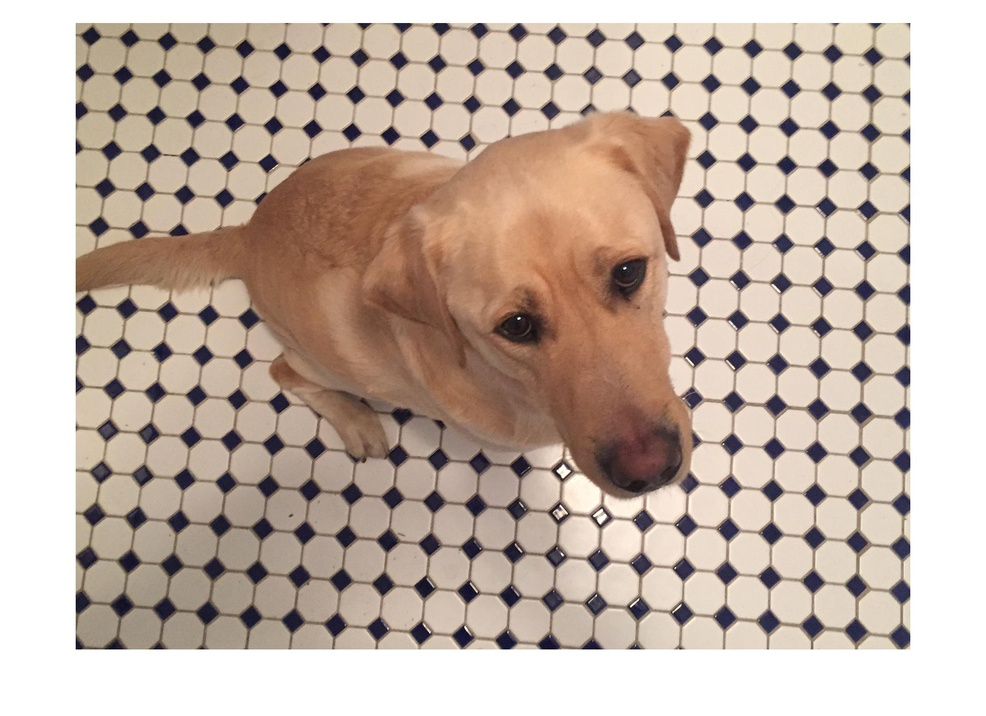
%> input picture q3/kobi.jpg, 986 x 716 px, shrunk from 1928 x 1399 before the run, given in place of kobi.png, which was not available
$ octave segmentacaoAgrupamento.m   (GNU Octave 9; MATLAB toolbox functions it lacks are replaced by stand-ins)
%> lines starting %> are read from the running program, lines starting %| are printed output that depends on the picture; in (x1, y1, x2, y2) boxes, pixels count from 0 and x2, y2 are one past the last pixel; in counts of white or black regions, pixels touching at a corner belong together; the program's own positions count from 1; pictures that were not available may be replaced by others from this repository, and a replacement may not be noted
he = uint8(imread('kobi.png'));
%> he is the input picture: size 716x986x3 uint8; mean R, G, B 195.3, 178.3, 166.5
figure,imshow(he);
cform = makecform('srgb2lab');
lab_he = applycform(he,cform);
%> lab_he: size 716x986x3 uint8; mean of channels 1, 2, 3 186.5, 133.5, 136.7
ab = double(lab_he(:,:,2:3));
nrows = size(ab,1);
%> nrows = 716
ncols = size(ab,2);
%> ncols = 986
ab = reshape(ab,nrows*ncols,2);
nColors = 3;
[cluster_idx,cluster_center] = kmeans(ab,nColors,'distance','sqEuclidean','Replicates',3);
%> cluster_center = [129.4 126.2; 144.9 150.8; 132.3 139.1]
pixel_labels = reshape(cluster_idx,nrows,ncols);
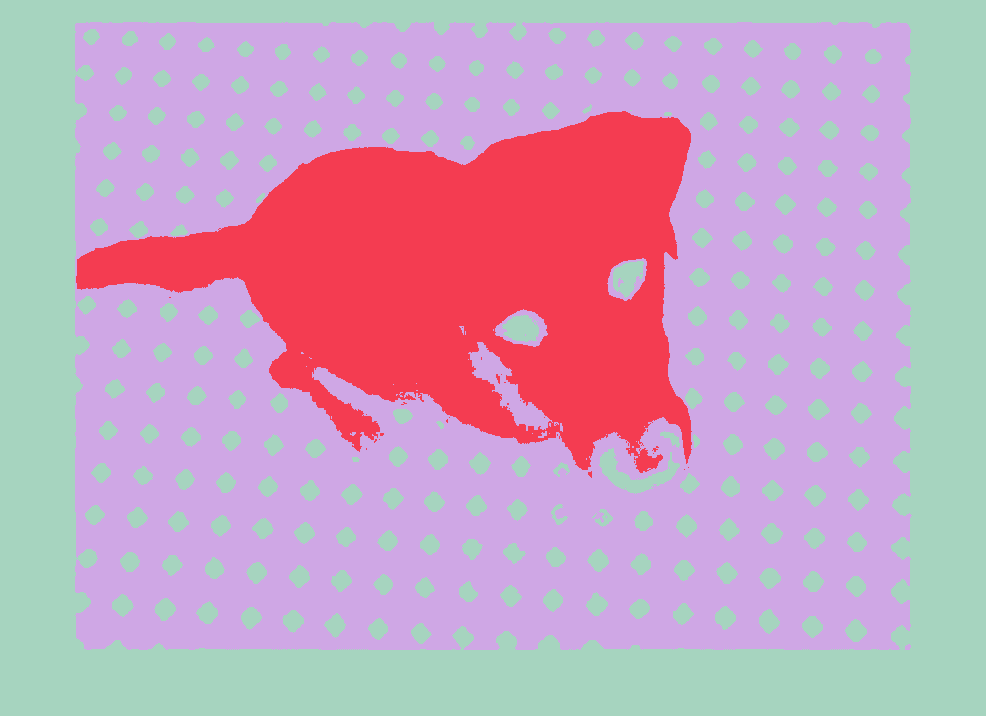
%> pixel_labels: size 716x986 double; 3 distinct labels, from 1 to 3; one colour per label, 0 black
figure,imshow(pixel_labels,[]),title('imagem rotulada pelo indice do agrupamento');
segmented_images = cell(1,3);
rgb_label = repmat(pixel_labels,[1 1 3]);
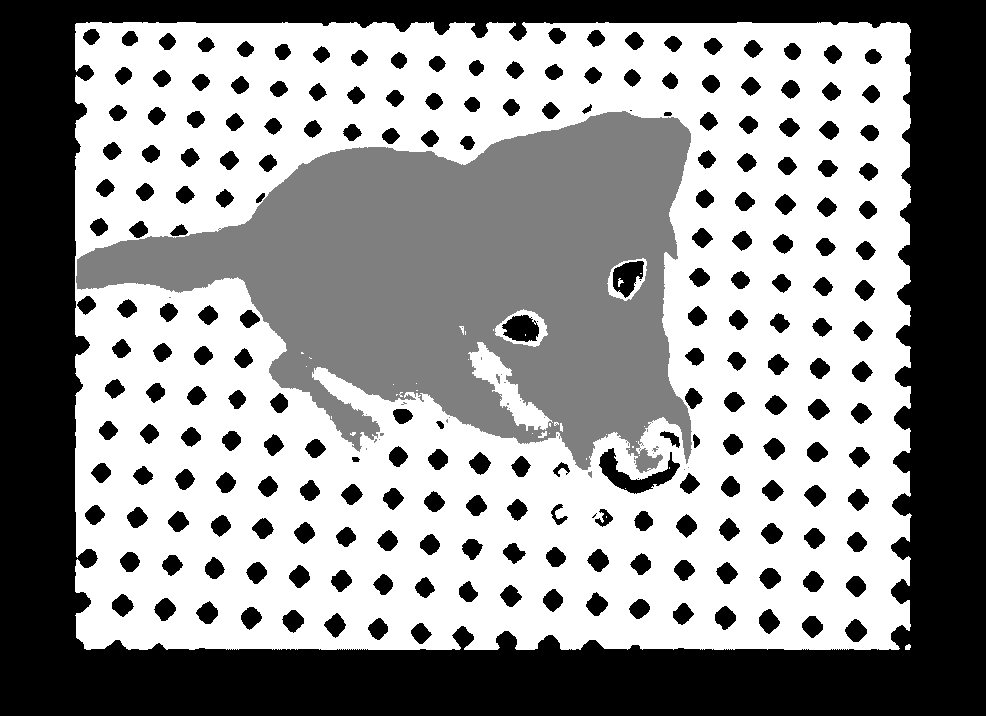
%> rgb_label: size 716x986x3 double; min 1, max 3, mean 2.15; drawn with min black and max white
for k=1:nColors
    color = he;
    color(rgb_label ~= k) = 0;
    segmented_images{k} = color;
    txt = ['objetos no agrupamento ', num2str(k)];
    figure,imshow(segmented_images{k}),title(txt);
end
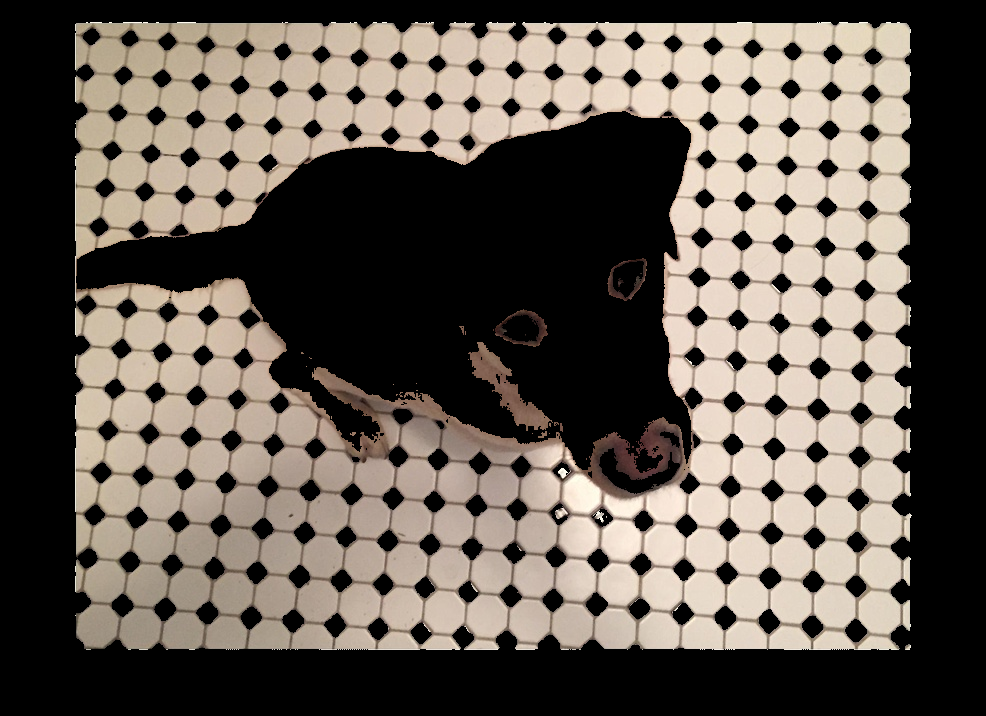
%> color: size 716x986x3 uint8; mean R, G, B 97.2, 88.8, 80.4
%> after the loop, segmented_images = 3 items

he = imread('cap.jpg');
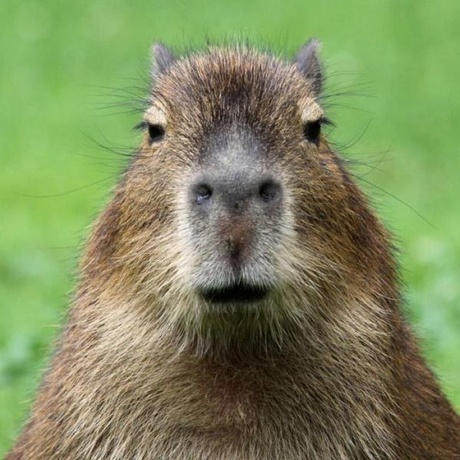
%> input picture q3/cap.jpg, 460 x 460 px, shrunk from 900 x 900 before the run
%> he is the input picture: size 460x460x3 uint8; mean R, G, B 126.6, 139.5, 93.9
figure,imshow(he),title('imagem de patologia');
cform = makecform('srgb2lab');
lab_he = applycform(he,cform);
%> lab_he: size 460x460x3 uint8; mean of channels 1, 2, 3 142, 118.2, 150.7
ab = double(lab_he(:,:,2:3));
nrows = size(ab,1);
%> nrows = 460
ncols = size(ab,2);
%> ncols = 460
ab = reshape(ab,nrows*ncols,2);
nColors = 2;
[cluster_idx,cluster_center] = kmeans(ab,nColors,'distance','sqEuclidean','Replicates',3);
%> cluster_center = [99.95 163.8; 131.1 141.4]
pixel_labels = reshape(cluster_idx,nrows,ncols);
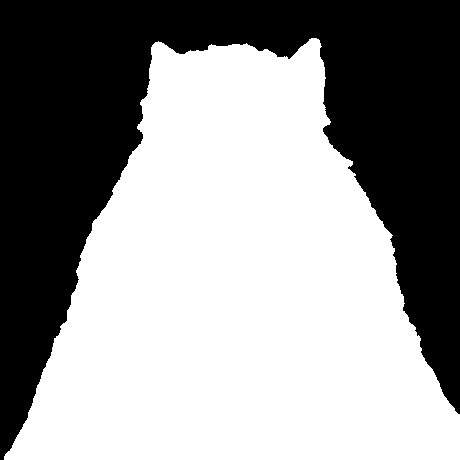
%> pixel_labels: size 460x460 double; values 1 (black) and 2 (white), 58.6% white; 1 black region, box (x1, y1, x2, y2) and area: (0, 0, 460, 460) 87609
figure,imshow(pixel_labels,[]),title('imagem rotulada pelo indice do agrupamento');
segmented_images = cell(1,3);
rgb_label = repmat(pixel_labels,[1 1 3]);
for k=1:nColors
    color = he;
    color(rgb_label ~= k) = 0;
    segmented_images{k} = color;
    txt = ['objetos no agrupamento ', num2str(k)];
    figure,imshow(segmented_images{k}),title(txt);
end
%> this loop made 2 passes
%> pass 1, `imshow(segmented_images{k})`:
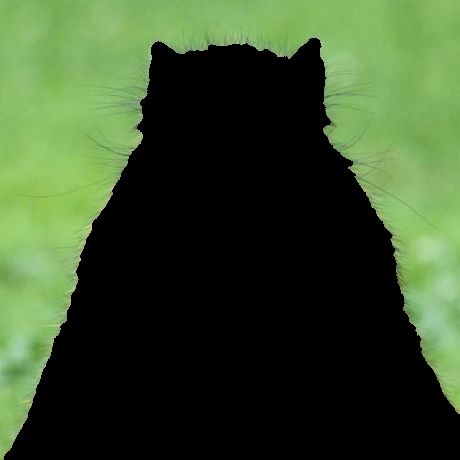
%> displayed picture: size 460x460x3, on the screen's scale of 0 to 255; mean R, G, B 56, 76.7, 42.8
%> pass 2, `imshow(segmented_images{k})`:
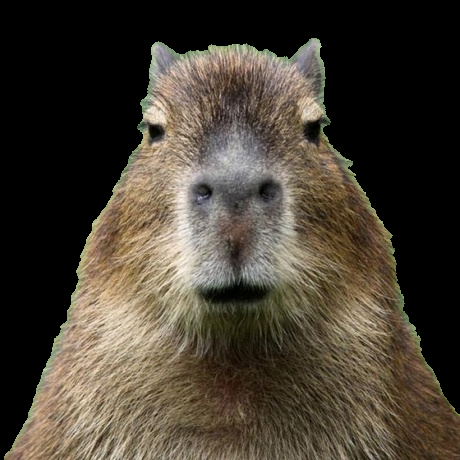
%> displayed picture: size 460x460x3, on the screen's scale of 0 to 255; mean R, G, B 70.6, 62.8, 51.1
